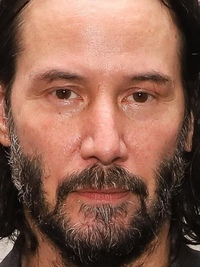
#> input picture lab_10/face.jpg, 200 x 267 px
$ jupyter execute --allow-errors Lab_10_Eigenfaces.ipynb
#> lines starting #> are read from the running program, lines starting #| are printed output that depends on the picture
# **NAME**: Gavin Abrigo
# Lab 10: Eigenfaces and Face Recognition

In this lab, you will implement Principal Component Analysis (PCA) to generate "Eigenfaces", analyze the variance captured by principal components, and perform facial reconstruction.

Complete the script below, answer the question, and submit this **NOTEBOOK** to CatCourse with your own result by **Dec 2 23:59**.

## Part 1: Setup and Data Loading

In this section, we will load the dataset. The images are already grayscale and aligned, similar to the requirements discussed in the lecture.

[cell 1]
import ssl
import urllib.request

# Create an unverified context
ssl._create_default_https_context = ssl._create_unverified_context

# Force urllib to use this context globally if possible
try:
    _create_unverified_https_context = ssl._create_unverified_context
except AttributeError:
    # Legacy Python that doesn't verify HTTPS certificates by default
    pass
else:
    # Handle target environment that doesn't support HTTPS verification
    ssl._create_default_https_context = _create_unverified_https_context

import numpy as np
import matplotlib.pyplot as plt
from sklearn.datasets import fetch_lfw_people
from sklearn.model_selection import train_test_split

# 1. Load Data
#> (the rest of this cell did not finish here and is left out)

## Part 2: The "Average Face" and Centering

As discussed in the lecture, the first step in PCA is to compute the mean face $\mu$ and subtract it from the data to center it around the origin.

### Task 1:

1. Compute the mean face vector `mu` from the training set. [3 points]

2. Subtract `mu` from `X_train` to get `X_train_centered`. [3 points]

3. Visualize the mean face. [4 points]

#> (a cell that did not finish here is left out)

## Part 3: Computing Eigenfaces (PCA)

We need to find the eigenvectors of the covariance matrix of our data. These eigenvectors are the "Eigenfaces".

- **Eigenvectors** point in the direction of maximum variance (information).

- **Eigenvalues** indicate the amount of variance captured by that eigenvector.

Instead of computing the full covariance matrix (which can be expensive), we will use `sklearn.decomposition.PCA` to efficiently compute the top $K$ components.

### Task 2:

1. Initialize a PCA object with `n_components=1000`. [5 points]

2. Fit the PCA object to `X_train_centered`. [5 points]

3. Visualize the top 10 Eigenfaces. [10 points]

4. Visualize the Eigenvalues (Scree Plot). Plot the explained variance to see how quickly it drops. [5 points]

[cell 3]
from sklearn.decomposition import PCA

# TODO: Initialize PCA to find top 1000 components
pca = PCA(n_components=1000)

# TODO: Fit the model to the centered training data
#> (the rest of this cell did not finish here and is left out)

#> (a cell that did not finish here is left out)

#### What does the plot show? [5 points]

*Answer*

## Part 4: Dimensionality Reduction and Reconstruction

We can represent a face as a linear combination of eigenfaces. By using only the top $K$ eigenfaces, we compress the data. The formula for reconstruction is:
$$
x ≈ \mu + w_1u_1 + w_2u_2 + ... + w_ku_k
$$

(See Slide 36 and Slide 40).

### Task 3:

1. Load and preprocess the face image (face.jpg).

2. Project it into the eigenspace (get the weights $w$). [10 points]

3. Reconstruct the image using $K=[10,100,500,1000]$ components. [10 points]

[cell 5]
from skimage import io, color, transform

# Select a sample face from the test set
face = io.imread('face.jpg')
#> face is the input picture: shape (267, 200, 3); mean R, G, B 139, 96.2, 80.3

# 2. Preprocess the image
face = color.rgb2gray(face)
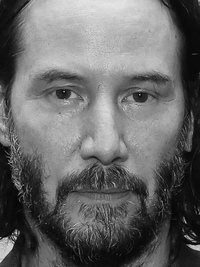
#> face: shape (267, 200) float64; min 0.0025, max 0.905, mean 0.409
#> (the rest of this cell did not finish here and is left out)

#### Compare the results to the original. Describe your observation. [10 points]

*ANSWER*

Low number of reconstructions result in higher variance with the original image. But as reconstructions grow higher, we ignore eigenfaces with lower variance and begin to reconstruct back the original image

## Part 5: Analysis - The "Cat" Problem

In this section, we will test our face model on a non-face image. As discussed in the lecture (Slide 44-45), eigenfaces span a specific "face subspace." If we project something that isn't a face into this space, the reconstruction should look "face-like," and the reconstruction error should be high.

### Task 4:

1. Load and preprocess the cat image (cat.jpg).

2. Project it into the face eigenspace and reconstruct it. [10 points]

3. Compute the Mean Squared Error (MSE) between the original and the reconstruction for:
    - The face image [5 points]
    - The cat image [5 points]

[cell 6]
# 1. Load a non-face image (the cat)
cat_image = io.imread('cat.jpg')
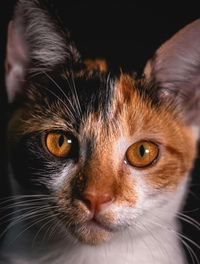
#> input picture lab_10/cat.jpg, 200 x 264 px
#> cat_image is the input picture: shape (264, 200, 3); mean R, G, B 91.9, 70.8, 62.9

# 2. Preprocess the image
cat_gray = color.rgb2gray(cat_image)
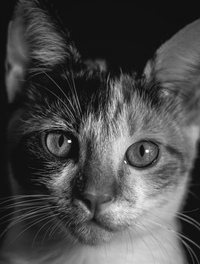
#> cat_gray: shape (264, 200) float64; min 0.0305, max 0.997, mean 0.293
#> (the rest of this cell did not finish here and is left out)
